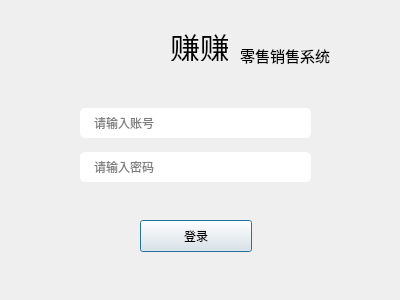
<?xml version="1.0" encoding="UTF-8"?>
<ui version="4.0">
 <class>LoginDialog</class>
 <widget class="QDialog" name="LoginDialog">
  <property name="geometry">
   <rect>
    <x>0</x>
    <y>0</y>
    <width>400</width>
    <height>300</height>
   </rect>
  </property>
  <property name="windowTitle">
   <string>Dialog</string>
  </property>
  <widget class="QLabel" name="systemName">
   <property name="geometry">
    <rect>
     <x>240</x>
     <y>40</y>
     <width>101</width>
     <height>31</height>
    </rect>
   </property>
   <property name="styleSheet">
    <string notr="true">QLabel {
	font-size: 15px;
}</string>
   </property>
   <property name="text">
    <string>零售销售系统</string>
   </property>
  </widget>
  <widget class="QLabel" name="groupName">
   <property name="geometry">
    <rect>
     <x>170</x>
     <y>30</y>
     <width>58</width>
     <height>31</height>
    </rect>
   </property>
   <property name="styleSheet">
    <string notr="true">QLabel {
	font-size: 30px;
}</string>
   </property>
   <property name="text">
    <string>赚赚</string>
   </property>
  </widget>
  <widget class="QLineEdit" name="userName">
   <property name="geometry">
    <rect>
     <x>80</x>
     <y>108</y>
     <width>231</width>
     <height>30</height>
    </rect>
   </property>
   <property name="styleSheet">
    <string notr="true">QLineEdit{
	padding-left: 12px;
	padding-right: 12px;
	padding-top: 5px;
	padding-bottom: 5px;
	border-radius: 5px;
}</string>
   </property>
   <property name="placeholderText">
    <string>请输入账号</string>
   </property>
  </widget>
  <widget class="QLineEdit" name="password">
   <property name="geometry">
    <rect>
     <x>80</x>
     <y>152</y>
     <width>231</width>
     <height>30</height>
    </rect>
   </property>
   <property name="styleSheet">
    <string notr="true">QLineEdit{
	padding-left: 12px;
	padding-right: 12px;
	padding-top: 5px;
	padding-bottom: 5px;
	border-radius: 5px;
}</string>
   </property>
   <property name="echoMode">
    <enum>QLineEdit::Password</enum>
   </property>
   <property name="placeholderText">
    <string>请输入密码</string>
   </property>
  </widget>
  <widget class="QPushButton" name="pushButton">
   <property name="geometry">
    <rect>
     <x>140</x>
     <y>220</y>
     <width>112</width>
     <height>32</height>
    </rect>
   </property>
   <property name="text">
    <string>登录</string>
   </property>
  </widget>
 </widget>
 <resources/>
 <connections/>
</ui>
